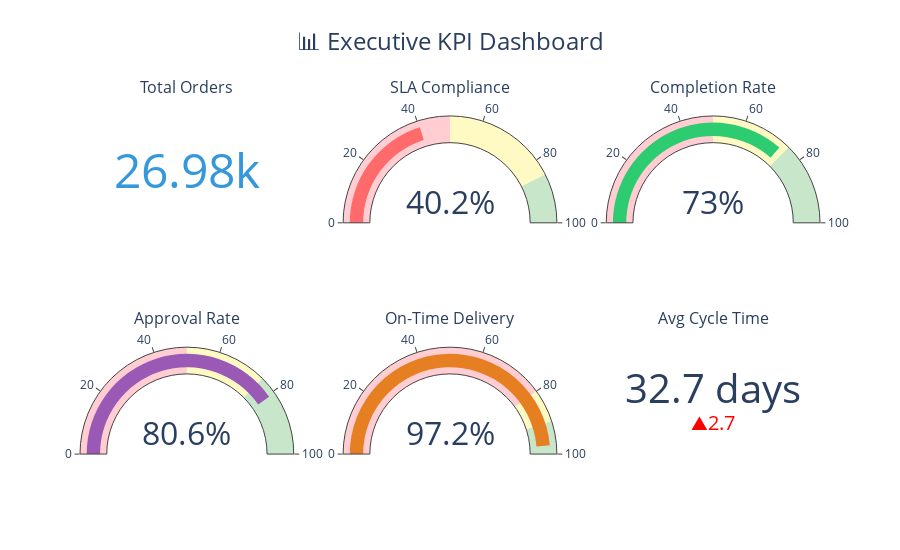

Notebook code for this chart:
### Code cell
# Executive KPI Dashboard
fig = make_subplots(
    rows=2, cols=3,
    specs=[[{'type': 'indicator'}]*3, [{'type': 'indicator'}]*3],
    subplot_titles=['Total Orders', 'SLA Compliance', 'Completion Rate', 
                    'Approval Rate', 'On-Time Delivery', 'Avg Cycle Time']
)

fig.add_trace(go.Indicator(
    mode="number",
    value=total_orders,
    number={'font': {'size': 48, 'color': '#3498DB'}}
), row=1, col=1)

fig.add_trace(go.Indicator(
    mode="gauge+number",
    value=sla_compliance,
    gauge={'axis': {'range': [0, 100]}, 'bar': {'color': '#FF6B6B' if sla_compliance < 50 else '#FFE66D' if sla_compliance < 85 else '#4ECDC4'},
           'steps': [{'range': [0, 50], 'color': '#FFCDD2'}, {'range': [50, 85], 'color': '#FFF9C4'}, {'range': [85, 100], 'color': '#C8E6C9'}]},
    number={'suffix': '%', 'font': {'size': 32}}
), row=1, col=2)

fig.add_trace(go.Indicator(
    mode="gauge+number",
    value=completion_rate,
    gauge={'axis': {'range': [0, 100]}, 'bar': {'color': '#2ECC71'},
           'steps': [{'range': [0, 50], 'color': '#FFCDD2'}, {'range': [50, 75], 'color': '#FFF9C4'}, {'range': [75, 100], 'color': '#C8E6C9'}]},
    number={'suffix': '%', 'font': {'size': 32}}
), row=1, col=3)

fig.add_trace(go.Indicator(
    mode="gauge+number",
    value=approval_rate,
    gauge={'axis': {'range': [0, 100]}, 'bar': {'color': '#9B59B6'},
           'steps': [{'range': [0, 50], 'color': '#FFCDD2'}, {'range': [50, 75], 'color': '#FFF9C4'}, {'range': [75, 100], 'color': '#C8E6C9'}]},
    number={'suffix': '%', 'font': {'size': 32}}
), row=2, col=1)

fig.add_trace(go.Indicator(
    mode="gauge+number",
    value=otd_rate,
    gauge={'axis': {'range': [0, 100]}, 'bar': {'color': '#E67E22'},
           'steps': [{'range': [0, 80], 'color': '#FFCDD2'}, {'range': [80, 90], 'color': '#FFF9C4'}, {'range': [90, 100], 'color': '#C8E6C9'}]},
    number={'suffix': '%', 'font': {'size': 32}}
), row=2, col=2)

fig.add_trace(go.Indicator(
    mode="number+delta",
    value=avg_cycle,
    delta={'reference': 30, 'decreasing': {'color': 'green'}, 'increasing': {'color': 'red'}},
    number={'suffix': ' days', 'font': {'size': 40}}
), row=2, col=3)

fig.update_layout(height=550, title={'text': '📊 Executive KPI Dashboard', 'x': 0.5, 'font': {'size': 24}})
fig.show()

### Figure 1 — Plotly figure (JSON) as saved in the notebook; plotly's stock layout.template omitted (floating-point values rounded to 4 significant figures)
{"data": [{"domain": {"x": [0, 0.2889], "y": [0.625, 1]}, "mode": "number", "number": {"font": {"color": "#3498DB", "size": 48}}, "type": "indicator", "value": 26977}, {"domain": {"x": [0.3556, 0.6444], "y": [0.625, 1]}, "gauge": {"axis": {"range": [0, 100]}, "bar": {"color": "#FF6B6B"}, "steps": [{"color": "#FFCDD2", "range": [0, 50]}, {"color": "#FFF9C4", "range": [50, 85]}, {"color": "#C8E6C9", "range": [85, 100]}]}, "mode": "gauge+number", "number": {"font": {"size": 32}, "suffix": "%"}, "type": "indicator", "value": 40.25}, {"domain": {"x": [0.7111, 1], "y": [0.625, 1]}, "gauge": {"axis": {"range": [0, 100]}, "bar": {"color": "#2ECC71"}, "steps": [{"color": "#FFCDD2", "range": [0, 50]}, {"color": "#FFF9C4", "range": [50, 75]}, {"color": "#C8E6C9", "range": [75, 100]}]}, "mode": "gauge+number", "number": {"font": {"size": 32}, "suffix": "%"}, "type": "indicator", "value": 72.98}, {"domain": {"x": [0, 0.2889], "y": [0, 0.375]}, "gauge": {"axis": {"range": [0, 100]}, "bar": {"color": "#9B59B6"}, "steps": [{"color": "#FFCDD2", "range": [0, 50]}, {"color": "#FFF9C4", "range": [50, 75]}, {"color": "#C8E6C9", "range": [75, 100]}]}, "mode": "gauge+number", "number": {"font": {"size": 32}, "suffix": "%"}, "type": "indicator", "value": 80.64}, {"domain": {"x": [0.3556, 0.6444], "y": [0, 0.375]}, "gauge": {"axis": {"range": [0, 100]}, "bar": {"color": "#E67E22"}, "steps": [{"color": "#FFCDD2", "range": [0, 80]}, {"color": "#FFF9C4", "range": [80, 90]}, {"color": "#C8E6C9", "range": [90, 100]}]}, "mode": "gauge+number", "number": {"font": {"size": 32}, "suffix": "%"}, "type": "indicator", "value": 97.23}, {"delta": {"decreasing": {"color": "green"}, "increasing": {"color": "red"}, "reference": 30}, "domain": {"x": [0.7111, 1], "y": [0, 0.375]}, "mode": "number+delta", "number": {"font": {"size": 40}, "suffix": " days"}, "type": "indicator", "value": 32.7}], "layout": {"annotations": [{"font": {"size": 16}, "showarrow": false, "text": "Total Orders", "x": 0.1444, "xanchor": "center", "xref": "paper", "y": 1, "yanchor": "bottom", "yref": "paper"}, {"font": {"size": 16}, "showarrow": false, "text": "SLA Compliance", "x": 0.5, "xanchor": "center", "xref": "paper", "y": 1, "yanchor": "bottom", "yref": "paper"}, {"font": {"size": 16}, "showarrow": false, "text": "Completion Rate", "x": 0.8556, "xanchor": "center", "xref": "paper", "y": 1, "yanchor": "bottom", "yref": "paper"}, {"font": {"size": 16}, "showarrow": false, "text": "Approval Rate", "x": 0.1444, "xanchor": "center", "xref": "paper", "y": 0.375, "yanchor": "bottom", "yref": "paper"}, {"font": {"size": 16}, "showarrow": false, "text": "On-Time Delivery", "x": 0.5, "xanchor": "center", "xref": "paper", "y": 0.375, "yanchor": "bottom", "yref": "paper"}, {"font": {"size": 16}, "showarrow": false, "text": "Avg Cycle Time", "x": 0.8556, "xanchor": "center", "xref": "paper", "y": 0.375, "yanchor": "bottom", "yref": "paper"}], "height": 550, "title": {"font": {"size": 24}, "text": "📊 Executive KPI Dashboard", "x": 0.5}}}
